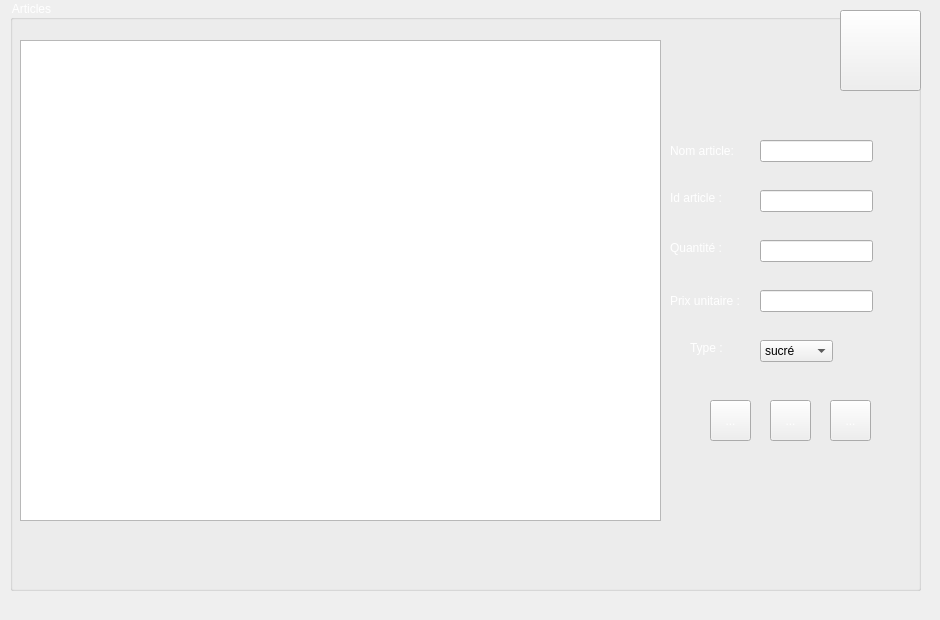
    <widget class="QWidget" name="articles">
     <widget class="QLabel" name="label_48">
      <property name="geometry">
       <rect>
        <x>0</x>
        <y>0</y>
        <width>931</width>
        <height>611</height>
       </rect>
      </property>
      <property name="text">
       <string/>
      </property>
      <property name="pixmap">
       <pixmap resource="src.qrc">:/ressource/mariage.jpg</pixmap>
      </property>
      <property name="scaledContents">
       <bool>true</bool>
      </property>
     </widget>
     <widget class="QGroupBox" name="groupBox_4">
      <property name="geometry">
       <rect>
        <x>10</x>
        <y>0</y>
        <width>911</width>
        <height>591</height>
       </rect>
      </property>
      <property name="styleSheet">
       <string notr="true">color: rgb(255, 255, 255);</string>
      </property>
      <property name="title">
       <string>Articles</string>
      </property>
      <widget class="QToolButton" name="toolButton_16">
       <property name="geometry">
        <rect>
         <x>830</x>
         <y>10</y>
         <width>81</width>
         <height>81</height>
        </rect>
       </property>
       <property name="text">
        <string/>
       </property>
       <property name="icon">
        <iconset resource="src.qrc">
         <normaloff>:/ressource/leftwards-black-arrow-emoji-by-twitter.png</normaloff>:/ressource/leftwards-black-arrow-emoji-by-twitter.png</iconset>
       </property>
       <property name="iconSize">
        <size>
         <width>250</width>
         <height>250</height>
        </size>
       </property>
      </widget>
      <widget class="QTableView" name="tableart">
       <property name="geometry">
        <rect>
         <x>10</x>
         <y>40</y>
         <width>641</width>
         <height>481</height>
        </rect>
       </property>
       <property name="styleSheet">
        <string notr="true">color: rgb(0, 0, 0);</string>
       </property>
      </widget>
      <widget class="QLineEdit" name="nomart">
       <property name="geometry">
        <rect>
         <x>750</x>
         <y>140</y>
         <width>113</width>
         <height>22</height>
        </rect>
       </property>
       <property name="styleSheet">
        <string notr="true">color: rgb(0, 0, 0);</string>
       </property>
      </widget>
      <widget class="QLineEdit" name="idart">
       <property name="geometry">
        <rect>
         <x>750</x>
         <y>190</y>
         <width>113</width>
         <height>22</height>
        </rect>
       </property>
       <property name="styleSheet">
        <string notr="true">color: rgb(0, 0, 0);</string>
       </property>
      </widget>
      <widget class="QLineEdit" name="qte">
       <property name="geometry">
        <rect>
         <x>750</x>
         <y>240</y>
         <width>113</width>
         <height>22</height>
        </rect>
       </property>
       <property name="styleSheet">
        <string notr="true">color: rgb(0, 0, 0);</string>
       </property>
      </widget>
      <widget class="QLineEdit" name="pu">
       <property name="geometry">
        <rect>
         <x>750</x>
         <y>290</y>
         <width>113</width>
         <height>22</height>
        </rect>
       </property>
       <property name="styleSheet">
        <string notr="true">color: rgb(0, 0, 0);</string>
       </property>
      </widget>
      <widget class="QComboBox" name="type">
       <property name="geometry">
        <rect>
         <x>750</x>
         <y>340</y>
         <width>73</width>
         <height>22</height>
        </rect>
       </property>
       <property name="styleSheet">
        <string notr="true">color: rgb(0, 0, 0);</string>
       </property>
       <item>
        <property name="text">
         <string>sucré</string>
        </property>
       </item>
       <item>
        <property name="text">
         <string>salé</string>
        </property>
       </item>
      </widget>
      <widget class="QLabel" name="label_62">
       <property name="geometry">
        <rect>
         <x>660</x>
         <y>140</y>
         <width>81</width>
         <height>21</height>
        </rect>
       </property>
       <property name="text">
        <string>Nom article:</string>
       </property>
      </widget>
      <widget class="QLabel" name="label_63">
       <property name="geometry">
        <rect>
         <x>660</x>
         <y>190</y>
         <width>71</width>
         <height>16</height>
        </rect>
       </property>
       <property name="text">
        <string>Id article :</string>
       </property>
      </widget>
      <widget class="QLabel" name="label_64">
       <property name="geometry">
        <rect>
         <x>660</x>
         <y>240</y>
         <width>55</width>
         <height>16</height>
        </rect>
       </property>
       <property name="text">
        <string>Quantité :</string>
       </property>
      </widget>
      <widget class="QLabel" name="label_65">
       <property name="geometry">
        <rect>
         <x>660</x>
         <y>290</y>
         <width>81</width>
         <height>21</height>
        </rect>
       </property>
       <property name="text">
        <string>Prix unitaire :</string>
       </property>
      </widget>
      <widget class="QLabel" name="label_66">
       <property name="geometry">
        <rect>
         <x>680</x>
         <y>340</y>
         <width>55</width>
         <height>16</height>
        </rect>
       </property>
       <property name="text">
        <string>Type :</string>
       </property>
      </widget>
      <widget class="QToolButton" name="ajoutart">
       <property name="geometry">
        <rect>
         <x>700</x>
         <y>400</y>
         <width>41</width>
         <height>41</height>
        </rect>
       </property>
       <property name="text">
        <string>...</string>
       </property>
       <property name="icon">
        <iconset resource="src.qrc">
         <normaloff>:/ressource/add.png</normaloff>:/ressource/add.png</iconset>
       </property>
       <property name="iconSize">
        <size>
         <width>250</width>
         <height>250</height>
        </size>
       </property>
      </widget>
      <widget class="QToolButton" name="suppart">
       <property name="geometry">
        <rect>
         <x>760</x>
         <y>400</y>
         <width>41</width>
         <height>41</height>
        </rect>
       </property>
       <property name="text">
        <string>...</string>
       </property>
       <property name="icon">
        <iconset resource="src.qrc">
         <normaloff>:/ressource/Delete.png</normaloff>:/ressource/Delete.png</iconset>
       </property>
       <property name="iconSize">
        <size>
         <width>250</width>
         <height>250</height>
        </size>
       </property>
      </widget>
      <widget class="QToolButton" name="modifart">
       <property name="geometry">
        <rect>
         <x>820</x>
         <y>400</y>
         <width>41</width>
         <height>41</height>
        </rect>
       </property>
       <property name="text">
        <string>...</string>
       </property>
       <property name="icon">
        <iconset resource="src.qrc">
         <normaloff>:/ressource/settings.png</normaloff>:/ressource/settings.png</iconset>
       </property>
       <property name="iconSize">
        <size>
         <width>250</width>
         <height>250</height>
        </size>
       </property>
      </widget>
     </widget>
    </widget>
